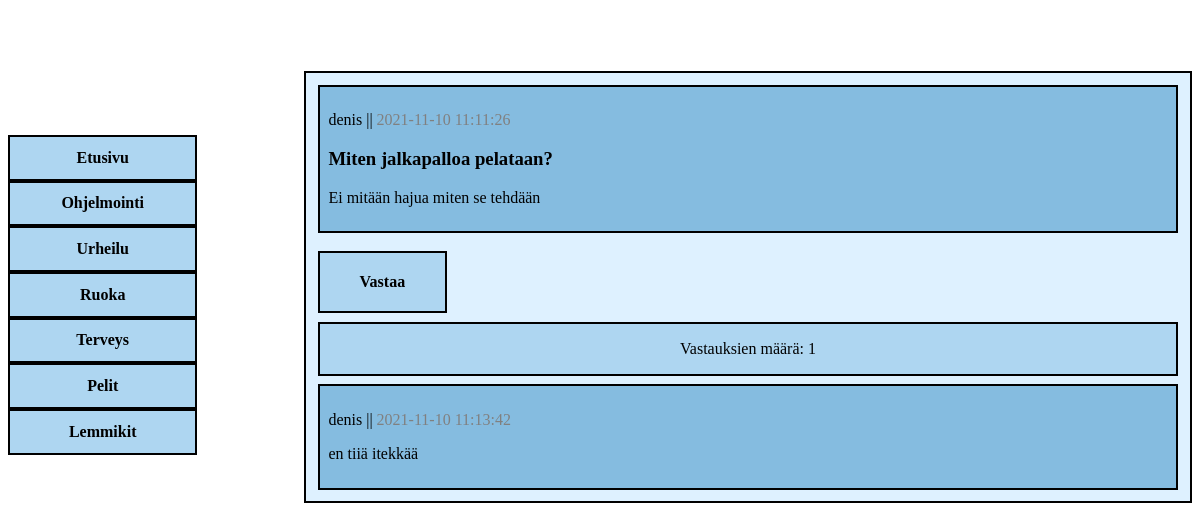
Page /pages/single.php?id=22 on the committed database.
### tables this page shows
CREATE TABLE `questions_categories` (
  `categorie_id` int(11) NOT NULL,
  `categorie_name` varchar(20) NOT NULL
);

CREATE TABLE `questions` (
  `question_id` int(11) NOT NULL,
  `title` varchar(100) NOT NULL,
  `text` text NOT NULL,
  `q_categorie_id` int(50) NOT NULL,
  `pubdate` datetime NOT NULL,
  `author` varchar(50) NOT NULL
);

CREATE TABLE `comments` (
  `id` int(11) NOT NULL,
  `qauthor` varchar(50) NOT NULL,
  `qtext` text NOT NULL,
  `qpubdate` datetime NOT NULL,
  `questions_id` int(11) NOT NULL
);

### pages/single.php (the view, shortened to what this page needs)
 <!DOCTYPE html>
<html>
<head>
    <?php include "../includes/head.php" ?>
</head>
<body>
<div class="container">
    <div id="single-sidebar">
    <?php include "../includes/sidebar.php" ?>
    </div>
    <main id="single-main">
    <?php
    include "../includes/db.php";
    $id = $_GET['id'];
    $questionsql = "select * from questions where question_id = '$id'";
    $tulos = $yhteys->query($questionsql);
    ?>
    <?php
    while ($q = $tulos -> fetch_assoc()){ ?>
    <div id="kysymys-postaus">
        <p> <?php echo $q['author'] ?> || <span class="gray"><?php echo $q['pubdate'] ?></span></p>
        <h3><?php echo $q['title'] ?></h3>
        <p><?php echo $q['text'] ?></p>
    </div>
<?php } ?>
        <div id="vastaa-linkki">
            <p><a href="vastaus.php?id=<?php echo $id; ?>">Vastaa</a></p>
        </div>
        <?php $numsql = "select count(*) from comments inner join questions on questions_id = question_id where questions_id = '$id' ";
        $all = $yhteys->query($numsql);
        $num = $all->fetch_assoc()
        ?>
        <div id="vastauksien-maara">
            <p>Vastauksien määrä: <?php echo $num['count(*)'] ?></p>
        </div>
        <?php
        $commentsql ="select * from comments inner join questions on questions_id = question_id where questions_id = '$id' ORDER BY qpubdate desc";
        $tulos = $yhteys->query($commentsql);
        if ($tulos->num_rows > 0) {
        while ($rivi = $tulos->fetch_assoc()) { ?>
        <div class="vastaus">
            <p> <?php echo $rivi['qauthor'] ?> || <span class="gray"><?php echo $rivi['qpubdate'] ?></span></p>
            <p> <?php echo $rivi['qtext'] ?></p>
        </div>
        <?php }} else { ?>
            <div class="vastaus">
                <h3>Vastauksia ei vielä ole!</h3>
            </div>
        <?php
        }
        ?>
    </main>
</div>
</body>
 </html>

### includes/sidebar.php
<?php
include "db.php";
$sidebarsql = "SELECT * FROM questions_categories";
$tulos = $yhteys->query($sidebarsql);
?>
<div id="sidebar-float">
    <nav id="sidebar">
        <ul>
            <li><a href="../index.php">Etusivu</a></li>
            <?php
            while ($qu = $tulos -> fetch_assoc()){
            ?>
            <li><a href="../pages/kategoria.php?id=<?php echo $qu['categorie_id']; ?>"><?php echo $qu['categorie_name']?></a></li>
            <?php
            }
            ?>
        </ul>
    </nav>
</div>

### styles/styles.css (style rules this page uses)
* { box-sizing: border-box; }
.container { max-width: 1200px; margin-left: auto; margin-right: auto; }
#sidebar { margin-top: 7%; }
#sidebar-float { width: 20%; float: left; }
#sidebar ul { list-style-type: none; margin: 0; padding: 0; }
#sidebar li { display: block; padding: 5%; border: 2px solid black; width: 80%; text-align: center; background-color: #AED6F1; }
#sidebar a { color: black; font-weight: bold; text-decoration: none; }
.gray { color: gray; }
#single-main { width: 75%; float: right; margin-top: -4%; border: 2px solid black; padding: 1%; background-color: #DEF1FF; }
#single-sidebar { margin-top: 10%; }
#kysymys-postaus { border: 2px solid black; padding: 1%; background-color: #85BCE0; }
#vastaa-linkki { border: 2px solid black; padding: 0.5%; margin-top: 2%; width: 15%; text-align: center; background-color: #AED6F1; }
#vastaa-linkki a { font-weight: bold; text-decoration: none; color: black; }
#vastauksien-maara { border: 2px solid black; margin-top: 1%; width: 100%; text-align: center; background-color: #AED6F1; }
.vastaus { border: 2px solid black; margin-top: 1%; padding: 1%; background-color: #85BCE0; }

### rows in the picture
questions_categories: categorie_name "Ohjelmointi"
questions_categories: categorie_name "Urheilu"
questions_categories: categorie_name "Ruoka"
questions_categories: categorie_name "Terveys"
questions_categories: categorie_name "Pelit"
questions_categories: categorie_name "Lemmikit"
questions: author "denis", pubdate "2021-11-10 11:11:26", title "Miten jalkapalloa pelataan?", text "Ei mitään hajua miten se tehdään"
comments: qauthor "denis", qpubdate "2021-11-10 11:13:42", qtext "en tiiä itekkää"

### other values in the picture
$num['count(*)'] "1"
